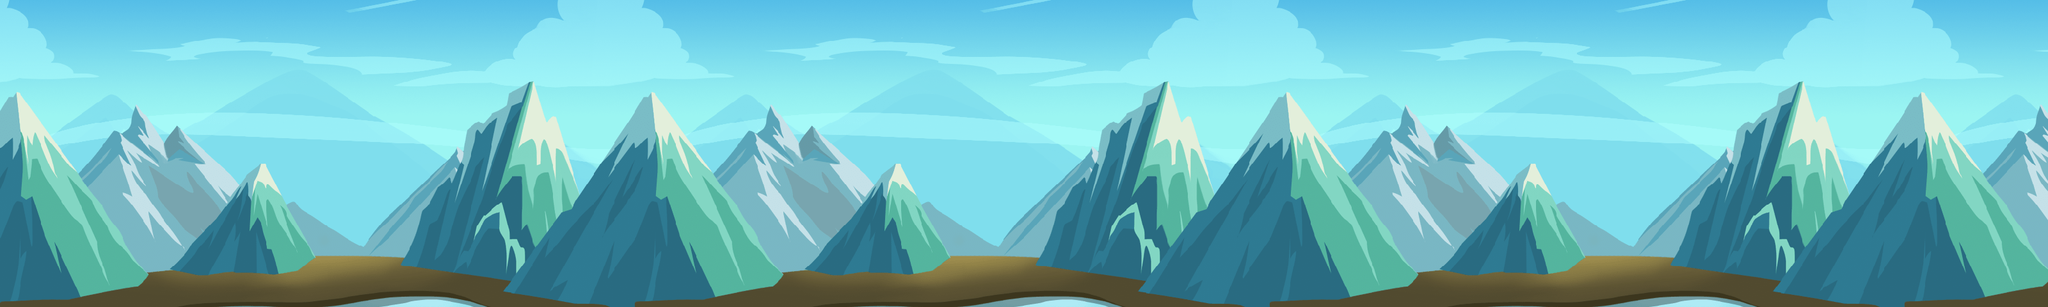

Rendered tile map (Tiled .tmx) drawn with the repository's tilesets; below, a short description and the full map source, tile grids included:
An orthogonal 100x15 tile map with 32x32 px tiles, 1 tile layer (background_far).

<map version="1.0" orientation="orthogonal" renderorder="left-down" width="100" height="15" tilewidth="32" tileheight="32" nextobjectid="16">
 <tileset firstgid="1" name="tilesets" tilewidth="32" tileheight="32" spacing="1" margin="1" tilecount="961" columns="31">
  <image source="tilesets.png" width="1024" height="1024" />
  <tile id="30">
   <properties>
    <property name="physics" type="bool" value="true" />
   </properties>
  </tile>
 </tileset>
 <layer name="background_far" width="100" height="15">
  <data encoding="csv">
498,499,500,501,502,503,504,505,506,507,508,509,510,511,512,513,514,515,516,517,518,519,520,521,522,523,524,525,526,527,497,498,499,500,501,502,503,504,505,506,507,508,509,510,511,512,513,514,515,516,517,518,519,520,521,522,523,524,525,526,527,497,498,499,500,501,502,503,504,505,506,507,508,509,510,511,512,513,514,515,516,517,518,519,520,521,522,523,524,525,526,527,497,498,499,500,501,502,503,504,
529,530,531,532,533,534,535,536,537,538,539,540,541,542,543,544,545,546,547,548,549,550,551,552,553,554,555,556,557,558,528,529,530,531,532,533,534,535,536,537,538,539,540,541,542,543,544,545,546,547,548,549,550,551,552,553,554,555,556,557,558,528,529,530,531,532,533,534,535,536,537,538,539,540,541,542,543,544,545,546,547,548,549,550,551,552,553,554,555,556,557,558,528,529,530,531,532,533,534,535,
560,561,562,563,564,565,566,567,568,569,570,571,572,573,574,575,576,577,578,579,580,581,582,583,584,585,586,587,588,589,559,560,561,562,563,564,565,566,567,568,569,570,571,572,573,574,575,576,577,578,579,580,581,582,583,584,585,586,587,588,589,559,560,561,562,563,564,565,566,567,568,569,570,571,572,573,574,575,576,577,578,579,580,581,582,583,584,585,586,587,588,589,559,560,561,562,563,564,565,566,
591,592,593,594,595,596,597,598,599,600,601,602,603,604,605,606,607,608,609,610,611,612,613,614,615,616,617,618,619,620,590,591,592,593,594,595,596,597,598,599,600,601,602,603,604,605,606,607,608,609,610,611,612,613,614,615,616,617,618,619,620,590,591,592,593,594,595,596,597,598,599,600,601,602,603,604,605,606,607,608,609,610,611,612,613,614,615,616,617,618,619,620,590,591,592,593,594,595,596,597,
622,623,624,625,626,627,628,629,630,631,632,633,634,635,636,637,638,639,640,641,642,643,644,645,646,647,648,649,650,651,621,622,623,624,625,626,627,628,629,630,631,632,633,634,635,636,637,638,639,640,641,642,643,644,645,646,647,648,649,650,651,621,622,623,624,625,626,627,628,629,630,631,632,633,634,635,636,637,638,639,640,641,642,643,644,645,646,647,648,649,650,651,621,622,623,624,625,626,627,628,
653,654,655,656,657,658,659,660,661,662,663,664,665,666,667,668,669,670,671,672,673,674,675,676,677,678,679,680,681,682,652,653,654,655,656,657,658,659,660,661,662,663,664,665,666,667,668,669,670,671,672,673,674,675,676,677,678,679,680,681,682,652,653,654,655,656,657,658,659,660,661,662,663,664,665,666,667,668,669,670,671,672,673,674,675,676,677,678,679,680,681,682,652,653,654,655,656,657,658,659,
684,685,686,687,688,689,690,691,692,693,694,695,696,697,698,699,700,701,702,703,704,705,706,707,708,709,710,711,712,713,683,684,685,686,687,688,689,690,691,692,693,694,695,696,697,698,699,700,701,702,703,704,705,706,707,708,709,710,711,712,713,683,684,685,686,687,688,689,690,691,692,693,694,695,696,697,698,699,700,701,702,703,704,705,706,707,708,709,710,711,712,713,683,684,685,686,687,688,689,690,
715,716,717,718,719,720,721,722,723,724,725,726,727,728,729,730,731,732,733,734,735,736,737,738,739,740,741,742,743,744,714,715,716,717,718,719,720,721,722,723,724,725,726,727,728,729,730,731,732,733,734,735,736,737,738,739,740,741,742,743,744,714,715,716,717,718,719,720,721,722,723,724,725,726,727,728,729,730,731,732,733,734,735,736,737,738,739,740,741,742,743,744,714,715,716,717,718,719,720,721,
746,747,748,749,750,751,752,753,754,755,756,757,758,759,760,761,762,763,764,765,766,767,768,769,770,771,772,773,774,775,745,746,747,748,749,750,751,752,753,754,755,756,757,758,759,760,761,762,763,764,765,766,767,768,769,770,771,772,773,774,775,745,746,747,748,749,750,751,752,753,754,755,756,757,758,759,760,761,762,763,764,765,766,767,768,769,770,771,772,773,774,775,745,746,747,748,749,750,751,752,
777,778,779,780,781,782,783,784,785,786,787,788,789,790,791,792,793,794,795,796,797,798,799,800,801,802,803,804,805,806,776,777,778,779,780,781,782,783,784,785,786,787,788,789,790,791,792,793,794,795,796,797,798,799,800,801,802,803,804,805,806,776,777,778,779,780,781,782,783,784,785,786,787,788,789,790,791,792,793,794,795,796,797,798,799,800,801,802,803,804,805,806,776,777,778,779,780,781,782,783,
808,809,810,811,812,813,814,815,816,817,818,819,820,821,822,823,824,825,826,827,828,829,830,831,832,833,834,835,836,837,807,808,809,810,811,812,813,814,815,816,817,818,819,820,821,822,823,824,825,826,827,828,829,830,831,832,833,834,835,836,837,807,808,809,810,811,812,813,814,815,816,817,818,819,820,821,822,823,824,825,826,827,828,829,830,831,832,833,834,835,836,837,807,808,809,810,811,812,813,814,
839,840,841,842,843,844,845,846,847,848,849,850,851,852,853,854,855,856,857,858,859,860,861,862,863,864,865,866,867,868,838,839,840,841,842,843,844,845,846,847,848,849,850,851,852,853,854,855,856,857,858,859,860,861,862,863,864,865,866,867,868,838,839,840,841,842,843,844,845,846,847,848,849,850,851,852,853,854,855,856,857,858,859,860,861,862,863,864,865,866,867,868,838,839,840,841,842,843,844,845,
870,871,872,873,874,875,876,877,878,879,880,881,882,883,884,885,886,887,888,889,890,891,892,893,894,895,896,897,898,899,869,870,871,872,873,874,875,876,877,878,879,880,881,882,883,884,885,886,887,888,889,890,891,892,893,894,895,896,897,898,899,869,870,871,872,873,874,875,876,877,878,879,880,881,882,883,884,885,886,887,888,889,890,891,892,893,894,895,896,897,898,899,869,870,871,872,873,874,875,876,
901,902,903,904,905,906,907,908,909,910,911,912,913,914,915,916,917,918,919,920,921,922,923,924,925,926,927,928,929,930,900,901,902,903,904,905,906,907,908,909,910,911,912,913,914,915,916,917,918,919,920,921,922,923,924,925,926,927,928,929,930,900,901,902,903,904,905,906,907,908,909,910,911,912,913,914,915,916,917,918,919,920,921,922,923,924,925,926,927,928,929,930,900,901,902,903,904,905,906,907,
932,933,934,935,936,937,938,939,940,941,942,943,944,945,946,947,948,949,950,951,952,953,954,955,956,957,958,959,960,961,931,932,933,934,935,936,937,938,939,940,941,942,943,944,945,946,947,948,949,950,951,952,953,954,955,956,957,958,959,960,961,931,932,933,934,935,936,937,938,939,940,941,942,943,944,945,946,947,948,949,950,951,952,953,954,955,956,957,958,959,960,961,931,932,933,934,935,936,937,938
</data>
 </layer>
</map>